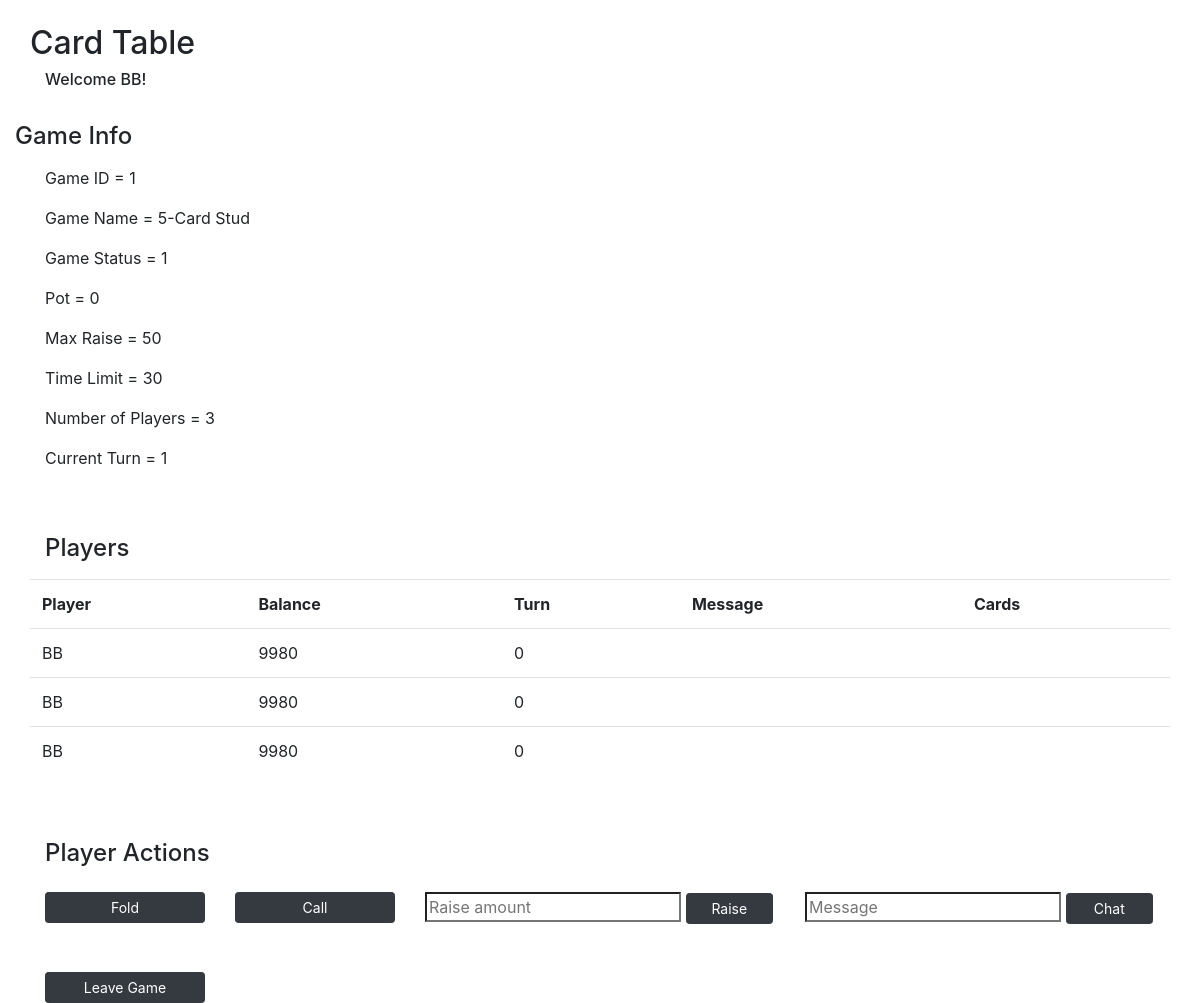
The app's page /card-table (signed in), older data.
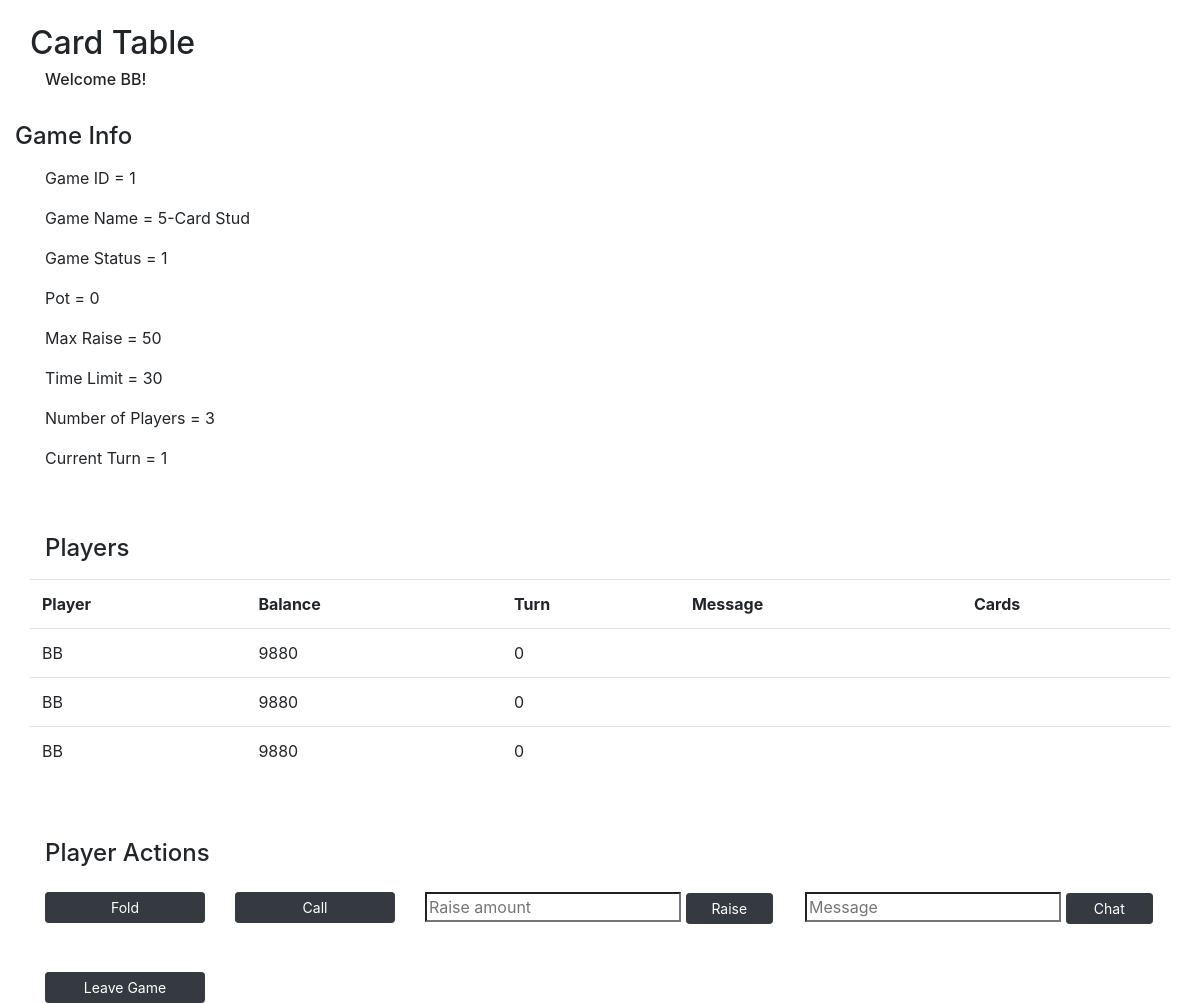
The same page, newer data.
### models.py (models this page shows)
class User(db.Model):
    __tablename__ = "users"
    id = db.Column(db.Integer, primary_key=True)
    user_name = db.Column(db.String(255))
    email = db.Column(db.String(255))
    password = db.Column(db.String(255))
    balance = db.Column(db.Integer)
    photo = db.Column(db.BLOB)
    wins = db.Column(db.Integer)
    losses = db.Column(db.Integer)
    current_game_id = db.Column(db.Integer, db.ForeignKey("games.id"), nullable=True)  # is null if not currently in a game
    current_game = db.relationship("Game", foreign_keys=[current_game_id], backref="game_users")
    created_at = db.Column(db.DateTime, server_default=func.now())
    updated_at = db.Column(db.DateTime, server_default=func.now(), onupdate=func.now())

class Game(db.Model):
    __tablename__ = "games"
    id = db.Column(db.Integer, primary_key=True)
    game_type_id = db.Column(db.Integer, db.ForeignKey("game_types.id"), nullable=False)
    game_type = db.relationship("GameType", foreign_keys=[game_type_id], backref="gametype_games")
    game_status = db.Column(db.Integer)  # 0: waiting, 1: playing, 2: completed
    pot = db.Column(db.Integer)
    current_turn = db.Column(db.Integer)
    num_players = db.Column(db.Integer)
    created_at = db.Column(db.DateTime, server_default=func.now())
    updated_at = db.Column(db.DateTime, server_default=func.now(), onupdate=func.now())

class GameType(db.Model):
    __tablename__ = "game_types"
    id = db.Column(db.Integer, primary_key=True)
    game_name = db.Column(db.String(255))
    time_limit = db.Column(db.Integer)
    min_players = db.Column(db.Integer)
    max_players = db.Column(db.Integer)
    ante = db.Column(db.Integer)
    max_raise = db.Column(db.Integer)
    created_at = db.Column(db.DateTime, server_default=func.now())
    updated_at = db.Column(db.DateTime, server_default=func.now(), onupdate=func.now())

class Player(db.Model):
    __tablename__ = "players"
    id = db.Column(db.Integer, primary_key=True)
    total_bet = db.Column(db.Integer)
    result = db.Column(db.Integer)
    turn = db.Column(db.Integer)
    game_id = db.Column(db.Integer, db.ForeignKey("games.id"), nullable=False)
    game = db.relationship("Game", foreign_keys=[game_id], backref="game_players")
    player_id = db.Column(db.Integer, db.ForeignKey("users.id"), nullable=False)
    player = db.relationship("User", foreign_keys=[player_id], backref="user_players")
    created_at = db.Column(db.DateTime, server_default=func.now())
    updated_at = db.Column(db.DateTime, server_default=func.now(), onupdate=func.now())

### controller_functions.py (the view)
def card_table():
    if 'user_id' in session:
        user_id = session['user_id']
        user = getUser(user_id)
        if user:
            game_id = getGameIDFromUserID(user_id)
            game = getGame(game_id)
            players = getPlayers(game_id)
            cards = getCards(game_id, user_id)
            messages = []
            for player in players:
                messages.append(getMessages(game_id, player.player_id))
    if game:
        return render_template('card-table.html', user = user, game = game, players = players, cards = cards, messages = messages)
    else:
        return redirect('/lobby')

### utilities.py (called while the page is built)
def getUser(user_id):
    user = User.query.get(user_id)
    return user

def getGameIDFromUserID(user_id):
    game = Player.query.filter_by(player_id=user_id).first()
    if game:
        return game.game_id
    else:
        return False

def getGame(game_id):
    game = Game.query.get(game_id)
    return game

def getPlayers(game_id):
    players = Player.query.filter_by(game_id=game_id)
    return players

def getCards(game_id, player_id):
    cards = Card.query.filter_by(game_id=game_id, player_id=player_id)
    return cards

def getMessages(game_id, player_id):
    result = Message.query.filter_by(game_id=game_id, user_id=player_id).order_by(Message.created_at.desc()).first()
    if result:
        return result.message
    else:
        return False

### templates/card-table.html (shortened to what this page needs)
<!DOCTYPE html>
<html lang="en">
<head>
    <link href="https://stackpath.bootstrapcdn.com/bootstrap/4.4.1/css/bootstrap.min.css" rel="stylesheet">
</head>
<body>
    <div class="container bg-white">
        <h2 class="row pt-4">Card Table</h2>
        <h6>Welcome {{user.user_name}}!</h6>
        <div class="row pt-4">
            <h4 class="row pb-2">Game Info</h4>
            <p class="col-12">Game ID = {{game.id}}</p>
            <p class="col-12">Game Name = {{game.game_type.game_name}}</p>
            <p class="col-12">Game Status = {{game.game_status}}</p>
            <p class="col-12">Pot = {{game.pot}}</p>
            <p class="col-12">Max Raise = {{game.game_type.max_raise}}</p>
            <p class="col-12">Time Limit = {{game.game_type.time_limit}}</h6>
            <p class="col-12">Number of Players = {{game.num_players}}</h6>
            <p class="col-12">Current Turn = {{game.current_turn}}</h6>
        </div>
        <div class="row pt-5">
            <h4 class="col-12 pb-2">Players</h4>
            <table class="table table-fixed text-left table-hover">
                <tbody>
                    <tr scope='row'>
                        <th>Player</th>
                        <th>Balance</th>
                        <th>Turn</th>
                        <th>Message</th>
                        <th>Cards</th>
                    </tr>
                    {% for player in players %}
                        <tr scope='row'>
                            <td>{{player.player.user_name}}</td>
                            <td>{{player.player.balance}}</td>
                            <td>{{player.turn}}</td>
                            <td></td>
                            <td>
                            </td>
                        </tr>
                    {% endfor %}
                </tbody>
            </table>
        </div>
        <div class="row pt-5">
            <h4 class="col-12 pb-3">Player Actions</h4>
            <div class="col-2">
                <a href="/card-table/fold/{{game.id}}" class="btn btn-dark btn-sm btn-block">Fold</a>
            </div>
            <div class="col-2">
                <a href="/card-table/call/{{game.id}}" class="btn btn-dark btn-sm btn-block">Call</a>
            </div>
            <form class="col-4" action="/card-table/raise" method="post">
                <input type="text" name="raise_amount" placeholder="Raise amount" class="rounded-0">
                <button type="submit" class="col-3 btn btn-dark btn-sm">Raise</button>
            </form>
            <form class="col-4" action="/card-table/message" method="post">
                <input type="text" name="message" placeholder="Message" class="rounded-0">
                <button type="submit" class="col-3 btn btn-dark btn-sm">Chat</button>
            </form>
            <div class="col-2 pt-5">
                <a href="/card-table/leave/{{game.id}}" class="btn btn-dark btn-sm btn-block">Leave Game</a>
            </div>
        </div>
    </div>
</body>
</html>

Row changes from the older to the newer data that the page shows:
changed through a linked row, Player (number 1 of 3 on the later page): player.balance "9980" → "9880"
changed through a linked row, Player (number 2 of 3 on the later page): player.balance "9980" → "9880"
changed through a linked row, Player (number 3 of 3 on the later page): player.balance "9980" → "9880"
